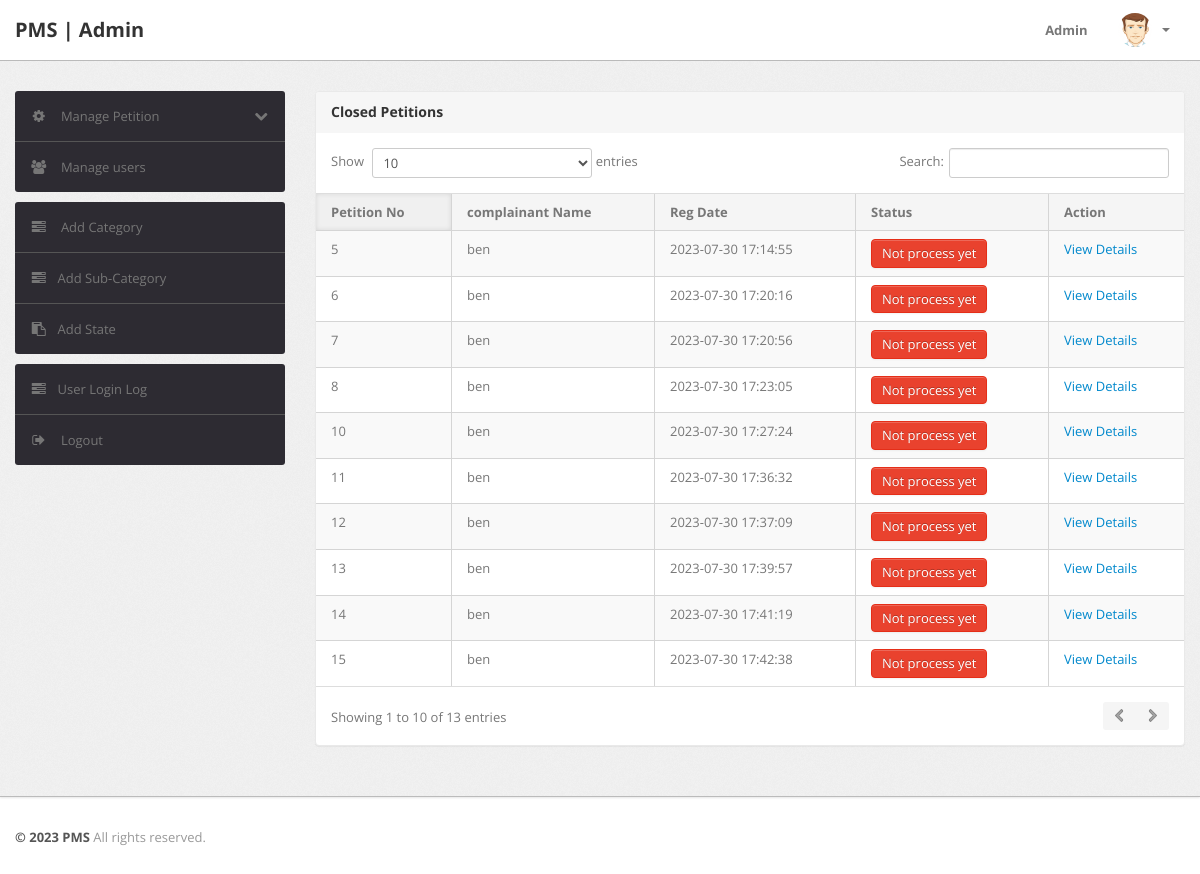
The app's page /admin/notprocess-petition.php (signed in) with its own data.
### tables this page shows
CREATE TABLE IF NOT EXISTS `tblPetitions` (
  `PetitionNumber` int(11) NOT NULL,
  `userId` int(11) NOT NULL,
  `category` int(11) NOT NULL,
  `subcategory` varchar(255) NOT NULL,
  `PetitionType` varchar(255) NOT NULL,
  `state` varchar(255) NOT NULL,
  `noc` varchar(255) NOT NULL,
  `PetitionDetails` mediumtext NOT NULL,
  `PetitionFile` varchar(255) DEFAULT NULL,
  `regDate` timestamp NOT NULL DEFAULT CURRENT_TIMESTAMP,
  `status` varchar(50) DEFAULT NULL,
  `lastUpdationDate` timestamp NOT NULL DEFAULT '0000-00-00 00:00:00' ON UPDATE CURRENT_TIMESTAMP
);

CREATE TABLE IF NOT EXISTS `users` (
  `id` int(11) NOT NULL,
  `fullName` varchar(255) DEFAULT NULL,
  `userEmail` varchar(255) DEFAULT NULL,
  `password` varchar(255) DEFAULT NULL,
  `contactNo` bigint(11) DEFAULT NULL,
  `address` tinytext,
  `State` varchar(255) DEFAULT NULL,
  `country` varchar(255) DEFAULT NULL,
  `pincode` int(6) DEFAULT NULL,
  `userImage` varchar(255) DEFAULT NULL,
  `regDate` timestamp NOT NULL DEFAULT CURRENT_TIMESTAMP,
  `updationDate` timestamp NOT NULL DEFAULT '0000-00-00 00:00:00' ON UPDATE CURRENT_TIMESTAMP,
  `status` int(1) NOT NULL
);

### admin/notprocess-petition.php (the view, shortened to what this page needs)
<?php
include('include/config.php');
if(strlen($_SESSION['alogin'])==0)
	{
header('location:index.php');
}
else{
?>
<!DOCTYPE html>
<html lang="en">
<head>
	<link type="text/css" href="bootstrap/css/bootstrap.min.css" rel="stylesheet">
	<link type="text/css" href="bootstrap/css/bootstrap-responsive.min.css" rel="stylesheet">
	<link type="text/css" href="css/theme.css" rel="stylesheet">
	<link type="text/css" href="images/icons/css/font-awesome.css" rel="stylesheet">
</head>
<body>
<?php include('include/header.php');?>
	<div class="wrapper">
		<div class="container">
			<div class="row">
<?php include('include/sidebar.php');?>
			<div class="span9">
					<div class="content">
	<div class="module">
							<div class="module-head">
								<h3>Closed Petitions</h3>
							</div>
							<div class="module-body table">
								<table cellpadding="0" cellspacing="0" border="0" class="datatable-1 table table-bordered table-striped	 display" >
									<thead>
										<tr>
											<th>Petition No</th>
											<th> complainant Name</th>
											<th>Reg Date</th>
											<th>Status</th>
											<th>Action</th>
										</tr>
									</thead>
<tbody>
<?php
$query=mysqli_query($con,"select tblPetitions.*,users.fullName as name from tblPetitions join users on users.id=tblPetitions.userId where tblPetitions.status is null ");
while($row=mysqli_fetch_array($query))
{
?>
										<tr>
											<td><?php echo htmlentities($row['PetitionNumber']);?></td>
											<td><?php echo htmlentities($row['name']);?></td>
											<td><?php echo htmlentities($row['regDate']);?></td>
											<td><button type="button" class="btn btn-danger">Not process yet</button></td>
											<td>   <a href="Petition-details.php?cid=<?php echo htmlentities($row['PetitionNumber']);?>"> View Details</a>
											</td>
											</tr>
										<?php  } ?>
										</tbody>
								</table>
							</div>
						</div>
					</div>
				</div>
			</div>
		</div>
	</div>
<?php include('include/footer.php');?>
</body>
<?php } ?>

### admin/include/header.php (shortened to what this page needs)
<div class="navbar navbar-fixed-top">
		<div class="navbar-inner">
			<div class="container">
			  	<a class="brand" href="index.html">
			  		PMS | Admin
			  	</a>
				<div class="nav-collapse collapse navbar-inverse-collapse">
					<ul class="nav pull-right">
						<li><a href="#">
							Admin
						</a></li>
						<li class="nav-user dropdown">
							<a href="#" class="dropdown-toggle" data-toggle="dropdown">
								<img src="images/user.png" class="nav-avatar" />
								<b class="caret"></b>
							</a>
						</li>
					</ul>
				</div>
			</div>
		</div>
	</div>

### admin/include/sidebar.php (shortened to what this page needs)
<div class="span3">
					<div class="sidebar">
<ul class="widget widget-menu unstyled">
							<li>
								<a class="collapsed" data-toggle="collapse" href="#togglePages">
									<i class="menu-icon icon-cog"></i>
									<i class="icon-chevron-down pull-right"></i><i class="icon-chevron-up pull-right"></i>
									Manage Petition
								</a>
							</li>
							<li>
								<a href="manage-users.php">
									<i class="menu-icon icon-group"></i>
									Manage users
								</a>
							</li>
						</ul>
						<ul class="widget widget-menu unstyled">
                                <li><a href="category.php"><i class="menu-icon icon-tasks"></i> Add Category </a></li>
                                <li><a href="subcategory.php"><i class="menu-icon icon-tasks"></i>Add Sub-Category </a></li>
                                <li><a href="state.php"><i class="menu-icon icon-paste"></i>Add State</a></li>
                            </ul>
						<ul class="widget widget-menu unstyled">
							<li><a href="user-logs.php"><i class="menu-icon icon-tasks"></i>User Login Log </a></li>
							<li>
								<a href="logout.php">
									<i class="menu-icon icon-signout"></i>
									Logout
								</a>
							</li>
						</ul>
					</div>
				</div>

### admin/include/footer.php
<div class="footer">
	<div class="container">
		<b class="copyright">&copy; 2023 PMS </b> All rights reserved.
	</div>
</div>

### records on screen
tblpetitions: PetitionNumber "5", userId.fullName "ben", regDate "2023-07-30 17:14:55"
tblpetitions: PetitionNumber "6", userId.fullName "ben", regDate "2023-07-30 17:20:16"
tblpetitions: PetitionNumber "7", userId.fullName "ben", regDate "2023-07-30 17:20:56"
tblpetitions: PetitionNumber "8", userId.fullName "ben", regDate "2023-07-30 17:23:05"
tblpetitions: PetitionNumber "10", userId.fullName "ben", regDate "2023-07-30 17:27:24"
tblpetitions: PetitionNumber "11", userId.fullName "ben", regDate "2023-07-30 17:36:32"
tblpetitions: PetitionNumber "12", userId.fullName "ben", regDate "2023-07-30 17:37:09"
tblpetitions: PetitionNumber "13", userId.fullName "ben", regDate "2023-07-30 17:39:57"
tblpetitions: PetitionNumber "14", userId.fullName "ben", regDate "2023-07-30 17:41:19"
tblpetitions: PetitionNumber "15", userId.fullName "ben", regDate "2023-07-30 17:42:38"
